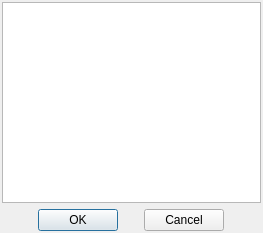
<?xml version="1.0" encoding="UTF-8"?>
<ui version="4.0">
 <class>DlgListSelect</class>
 <widget class="QDialog" name="DlgListSelect">
  <property name="windowModality">
   <enum>Qt::ApplicationModal</enum>
  </property>
  <property name="geometry">
   <rect>
    <x>0</x>
    <y>0</y>
    <width>263</width>
    <height>233</height>
   </rect>
  </property>
  <property name="windowTitle">
   <string>Dialog</string>
  </property>
  <property name="modal">
   <bool>true</bool>
  </property>
  <layout class="QVBoxLayout" name="verticalLayout">
   <property name="margin">
    <number>2</number>
   </property>
   <item>
    <widget class="QListWidget" name="listWidget"/>
   </item>
   <item>
    <layout class="QHBoxLayout" name="horizontalLayout">
     <item>
      <spacer name="horizontalSpacer">
       <property name="orientation">
        <enum>Qt::Horizontal</enum>
       </property>
       <property name="sizeHint" stdset="0">
        <size>
         <width>40</width>
         <height>20</height>
        </size>
       </property>
      </spacer>
     </item>
     <item>
      <widget class="QPushButton" name="btnOk">
       <property name="sizePolicy">
        <sizepolicy hsizetype="Expanding" vsizetype="Fixed">
         <horstretch>0</horstretch>
         <verstretch>0</verstretch>
        </sizepolicy>
       </property>
       <property name="text">
        <string>OK</string>
       </property>
      </widget>
     </item>
     <item>
      <spacer name="horizontalSpacer_3">
       <property name="orientation">
        <enum>Qt::Horizontal</enum>
       </property>
       <property name="sizeType">
        <enum>QSizePolicy::Fixed</enum>
       </property>
       <property name="sizeHint" stdset="0">
        <size>
         <width>20</width>
         <height>20</height>
        </size>
       </property>
      </spacer>
     </item>
     <item>
      <widget class="QPushButton" name="btnCancel">
       <property name="sizePolicy">
        <sizepolicy hsizetype="Expanding" vsizetype="Fixed">
         <horstretch>0</horstretch>
         <verstretch>0</verstretch>
        </sizepolicy>
       </property>
       <property name="text">
        <string>Cancel</string>
       </property>
      </widget>
     </item>
     <item>
      <spacer name="horizontalSpacer_2">
       <property name="orientation">
        <enum>Qt::Horizontal</enum>
       </property>
       <property name="sizeHint" stdset="0">
        <size>
         <width>40</width>
         <height>20</height>
        </size>
       </property>
      </spacer>
     </item>
    </layout>
   </item>
  </layout>
 </widget>
 <resources/>
 <connections/>
</ui>
